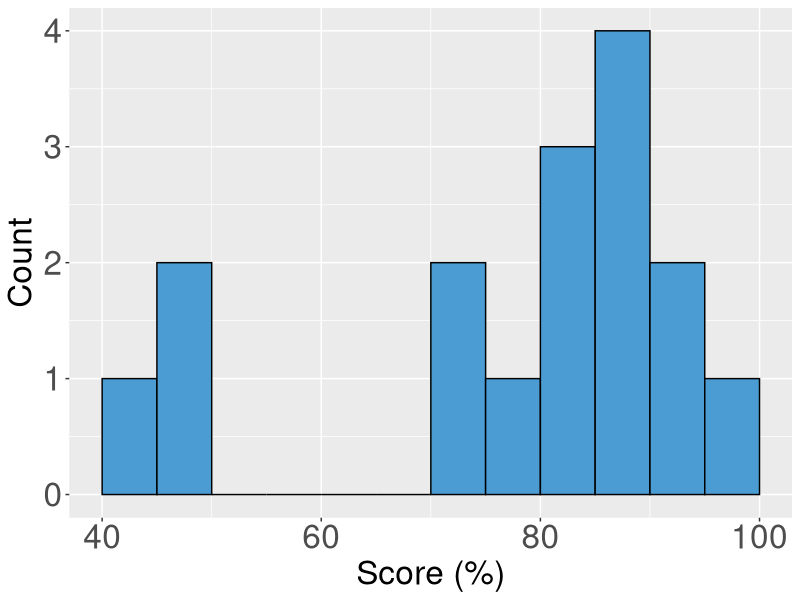

This figure's R source: (Note: this script raises an error after producing the figure.)
## ---- chunk 1
knitr::opts_chunk$set(echo = TRUE)
library(ggplot2)
## ---- chunk 2
scores <- c(57,54,56,44,51,49,28,50,44,29,48,58,25,54,53,52)
ggplot()+
  geom_histogram(breaks=c(seq(40,100,5)),aes(x=scores/60*100), colour = 'black',fill ='#4B9CD3')+
  labs(x="Score (%)", y="Count")+
  theme(axis.text=element_text(size=24),
        axis.title=element_text(size=24))
## ---- chunk 3
knitr::include_graphics("EarthsWater-BarChart.png")
## ---- chunk 4
knitr::include_graphics("FIG6_3.gif")
## ---- chunk 5
knitr::include_graphics("soilTexture.png")
## ---- chunk 6
knitr::include_graphics("FIG6_5.gif")
## ---- chunk 7
knitr::include_graphics("well.png")
